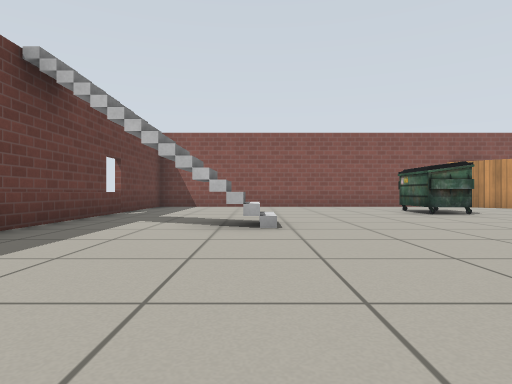
view 1 (above)

18 first-person views from a walk through a world built for the Gazebo simulator. The camera is 0.5 m above the floor, looks level and sees 75° across. Floor lines are 1 m apart. The floor is counted in squares, 1 m on a side. Each view is taken from the middle of a square. On the plan, view 1 faces up. The plan holds only what a view shows up to about 9 squares ahead; the rest is blank. Gazebo's built-in surfaces are drawn with simple patterns.

view 2
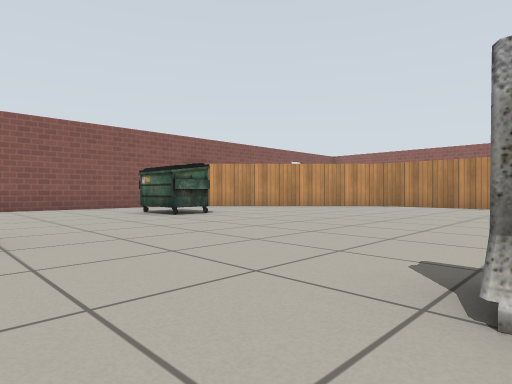

view 3
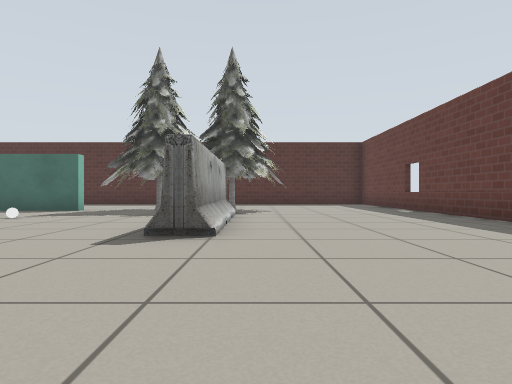

view 4
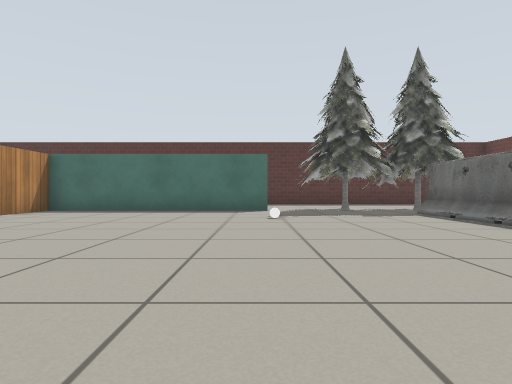

view 5
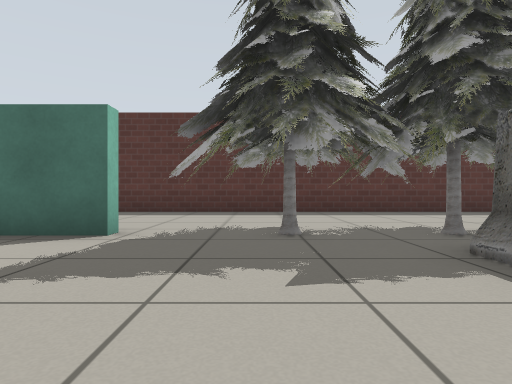

view 6
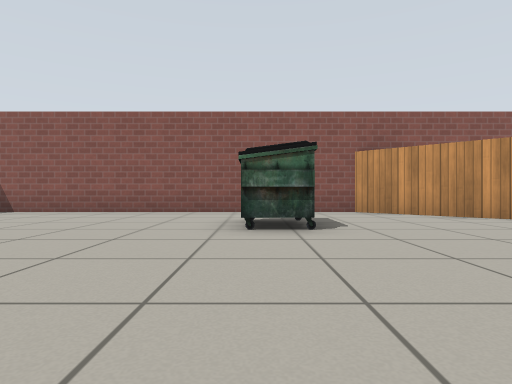

view 7
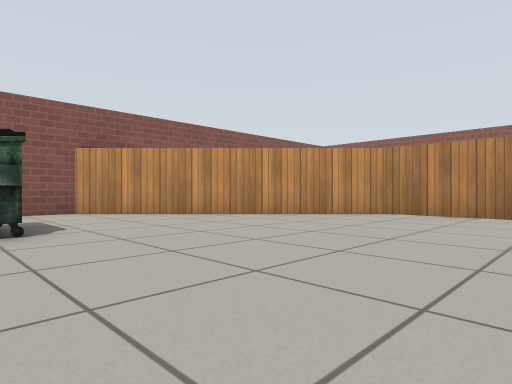

view 8
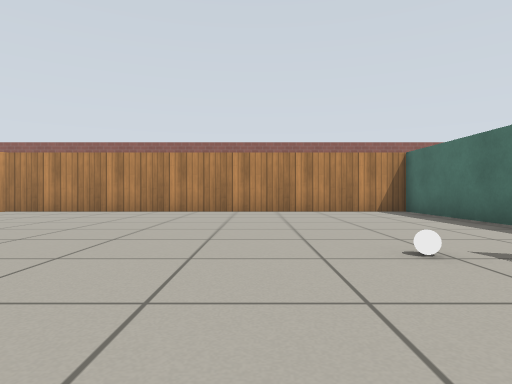

view 9
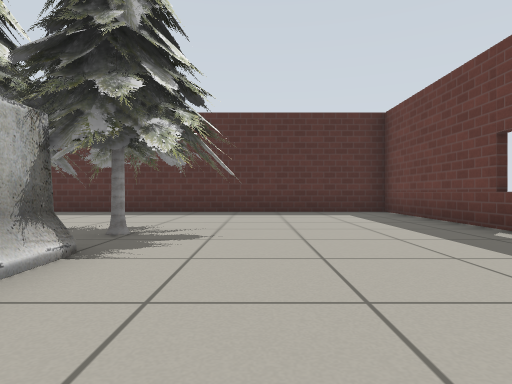

view 10
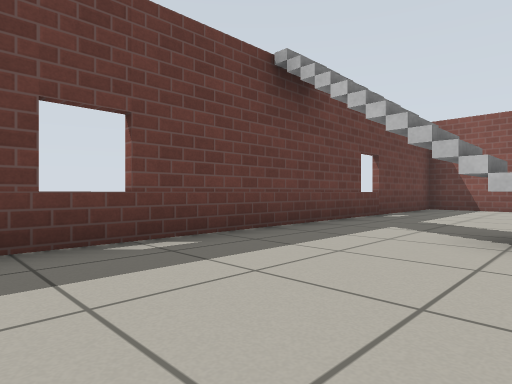

view 11
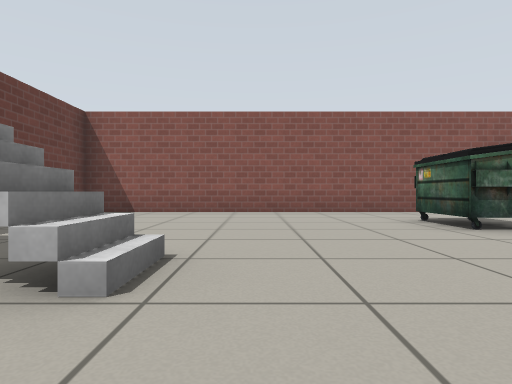

view 12
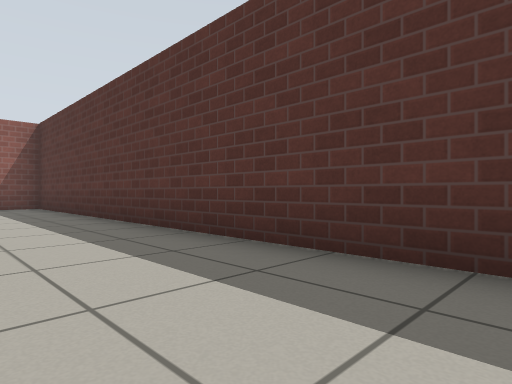

view 13
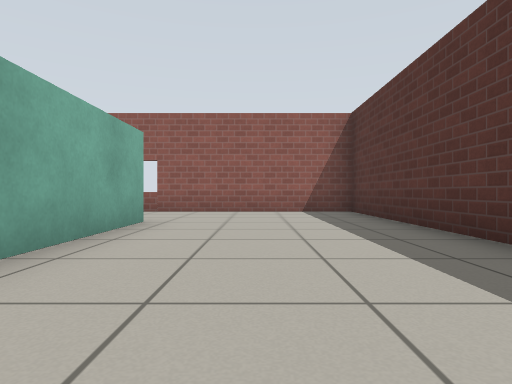

view 14
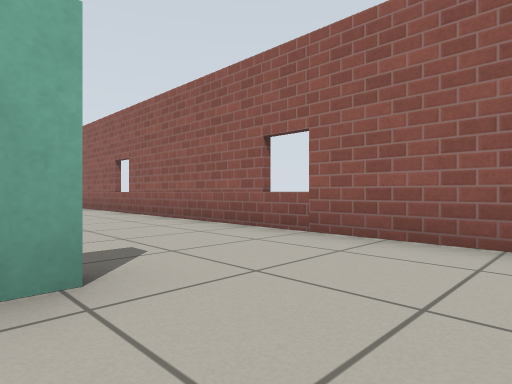

view 15
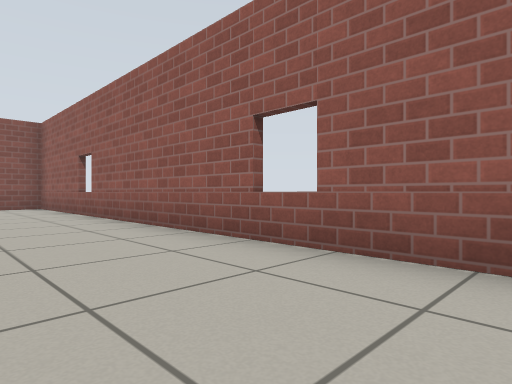

view 16
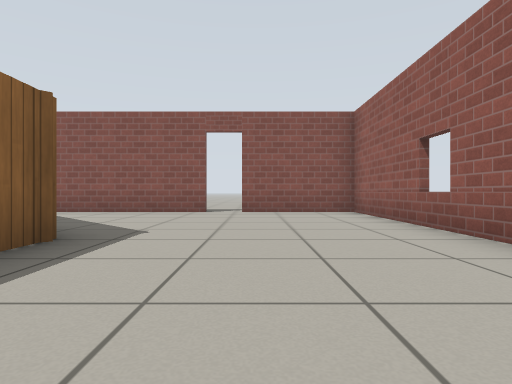

view 17
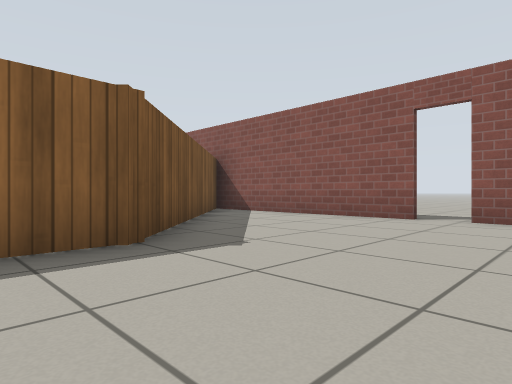

view 18
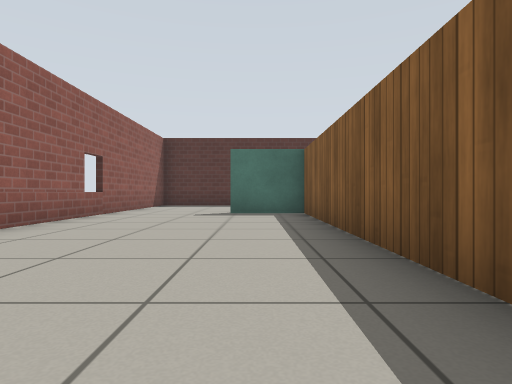

### Floor plan
Points are (right, up) in squares from view 1. A wall is a line through its corners. A room is listed if a view was taken in it or the views show most of it. See-through windows are left out.
Room 1 (views 1, 2, 3, 4, 5, 6, 7, 8, 9, 10, 11, 12, 13, 14, 15, 16, 17, 18)
walls: (5.6, -3.8) (11.5, -3.8) (11.5, 6.3) (6.4, 11.3); (11.9, 2.6) (11.9, -3.8) (13.6, -3.8); (13.6, -4.1) (10.4, -4.1); (7.9, 10.5) (11.9, 6.5) (11.9, 5.4); (-3.3, -0.5) (-3.3, -8.4) (16.4, -8.4) (16.4, 11.3) (13.6, 11.3); (12.7, 11.3) (-3.3, 11.3) (-3.3, 1.4)
ways out: open door at (13, 11); gap at (6, -4)
objects: stairs (-2, 5) to (-1, 5); pine tree (0, -5) to (2, -3); barrier (2, -2) to (2, 1); pine tree (3, -5) to (5, -3); dumpster (4, 8) to (5, 9); white ball (6, -1)

Positions as (right, up) in squares from view 1, and headings:
1: (0, 0), facing up
2: (0, 1), facing up-right
3: (1, 5), facing down
4: (6, 5), facing down
5: (4, 0), facing down
6: (4, 3), facing up
7: (4, 3), facing up-right
8: (3, 0), facing right
9: (0, 0), facing down
10: (0, 1), facing up-left
11: (1, 3), facing up
12: (5, -6), facing down-right
13: (8, -6), facing right
14: (13, -6), facing up-right
15: (14, 0), facing up-right
16: (14, 3), facing up
17: (15, 5), facing up-left
18: (13, 4), facing down
